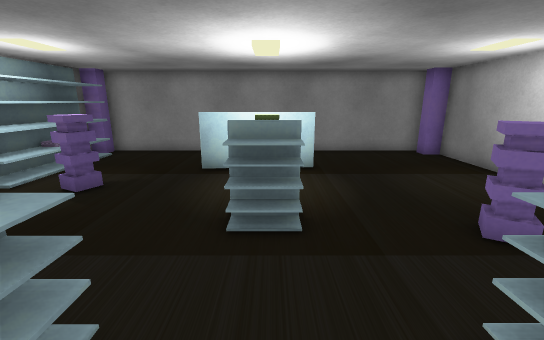
view 1 (above)

17 first-person views from a walk through a 3-D level made in the Unity game engine. The camera is 1.4 m above the floor, tilts 14° down and sees 90° across. Doors are open. The floor is counted in squares, 0.6 m on a side. Each view is taken from the middle of a square. On the plan, view 1 faces up. The plan holds only what a view shows up to about 18 squares ahead; the rest is blank. The place goes on beyond the plan. The player character is not drawn.

view 2
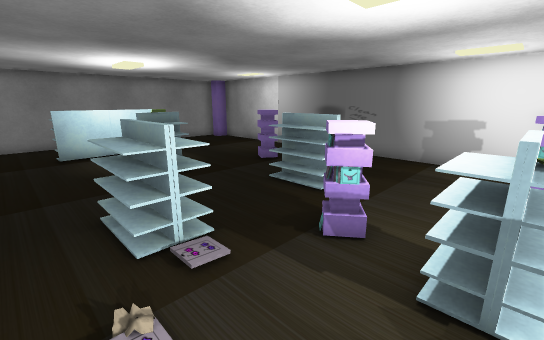

view 3
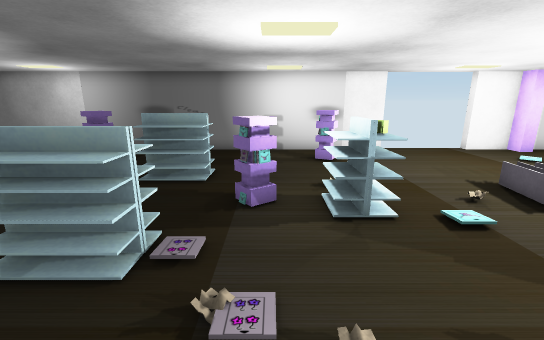

view 4
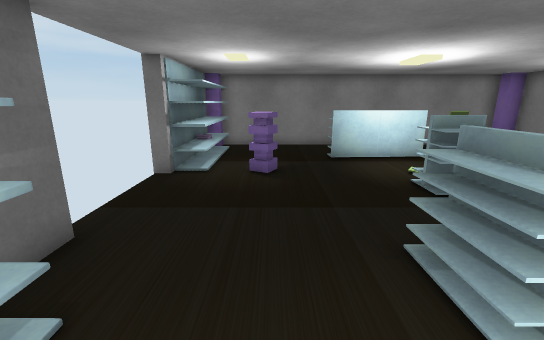

view 5
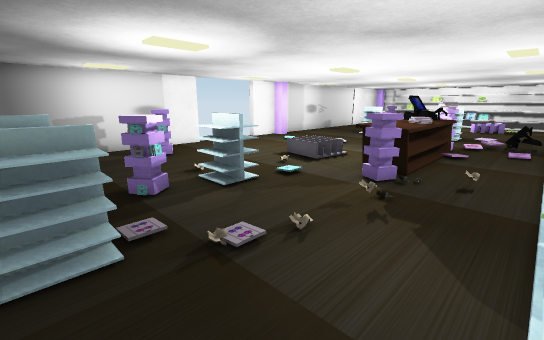

view 6
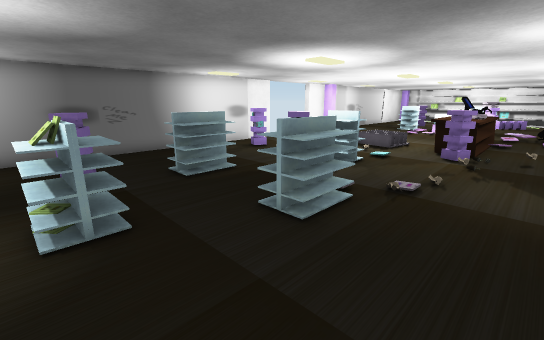

view 7
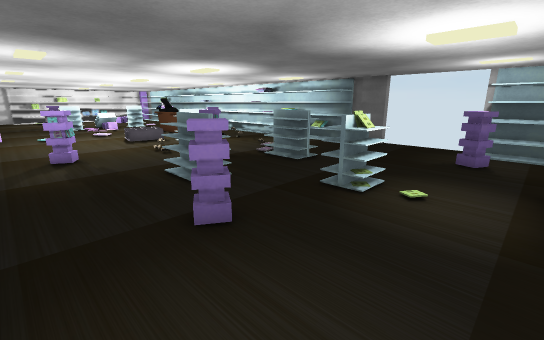

view 8
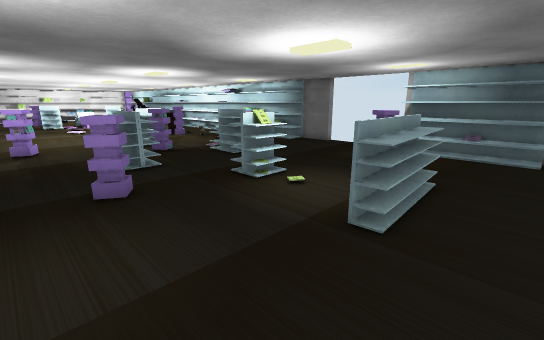

view 9
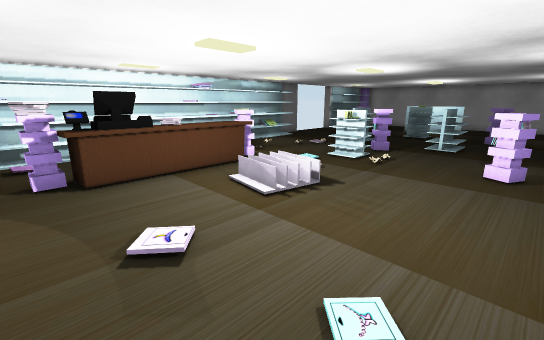

view 10
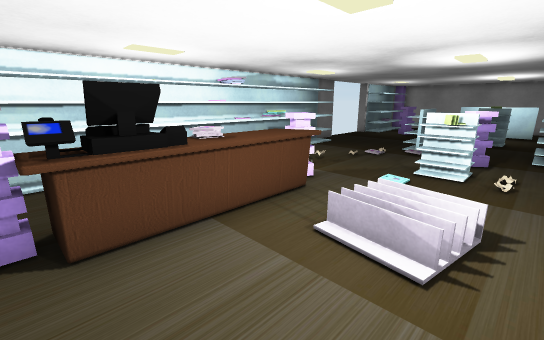

view 11
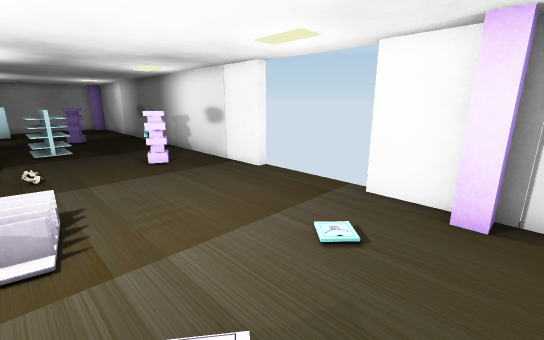

view 12
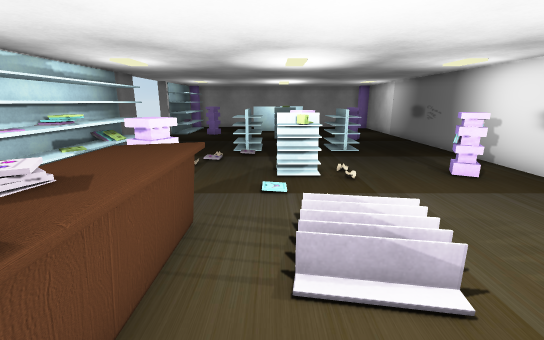

view 13
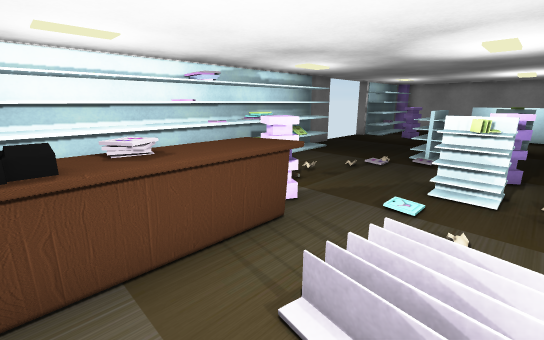

view 14
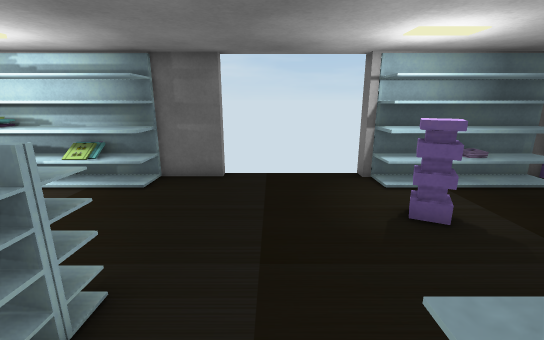

view 15
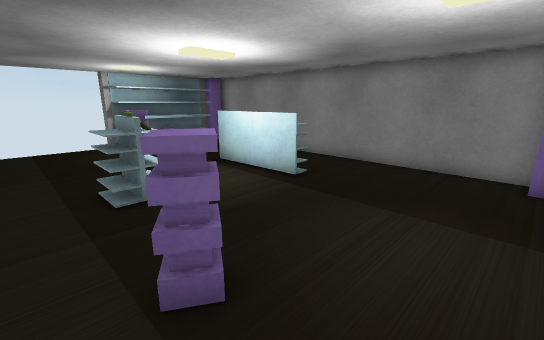

view 16
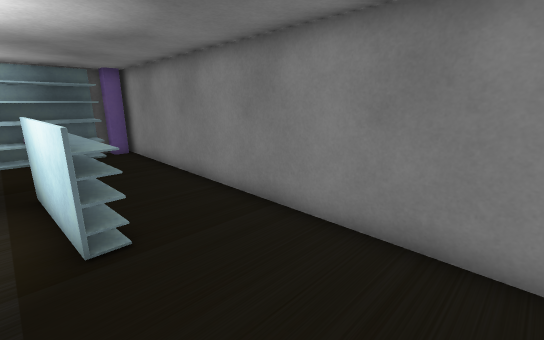

view 17
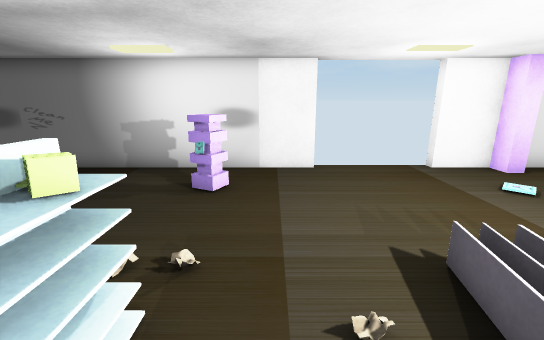

### Floor plan
Key: @ floor where view 1 was taken; # wall or solid block; x gap in a wall; . floor; D open door; = window, fence, low wall or low ledge; O other object.
Columns run from 9 left of view 1 to 8 right of it. Each row starts with its distance up from view 1.
 13   ###############
 12 ###.............##
 11  ##..............#
 10  ##....#O==......#
  9  ##....==#.......#
  8 ###..............#
  7 DD#x#............#
  6 DD......###......#
  5 DD......#=#..#...#
  4 DD...........#...#
  3 DD...............#
  2 #.....##...##....#
  1 #.....#=...==....#
  0 ###...##.@.##....#
 -1  ##......#.......#
 -2  ##......#.......#
 -3  ##.. ...x.......#
 -4  ##.....###...#..#
 -5  ##.....###......#
 -6  ##..............#
 -7  ##..##.. .......#
 -8  ##..###........DD
 -9  ##..##=........DD
-10  ##..##=........DD
-11  ##..##=........DD
-12  ##..###.........D
-13   #..###.........#
-14   #..###........##
-15   #.............##

Positions as (right, up) in squares from view 1, and headings:
1: (0, 0), facing up
2: (-4, -4), facing up-right
3: (-6, -2), facing right
4: (-5, -2), facing up
5: (-7, 1), facing down-right
6: (-6, 6), facing down-right
7: (7, 9), facing down-left
8: (6, 12), facing down-left
9: (6, -15), facing up-left
10: (2, -14), facing up-left
11: (1, -15), facing up-right
12: (-1, -13), facing up
13: (1, -12), facing up-left
14: (0, 4), facing left
15: (7, 3), facing up-left
16: (6, 9), facing up-left
17: (-2, -6), facing right
